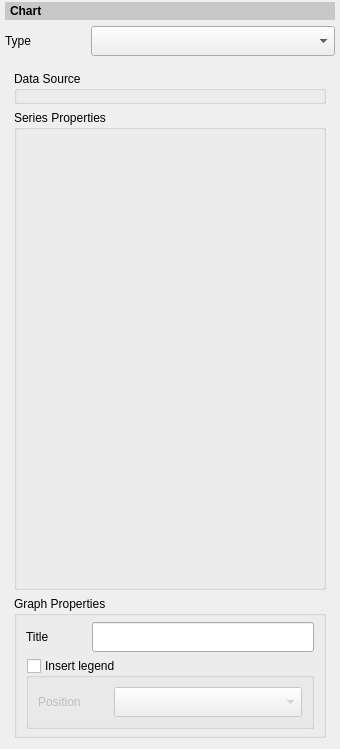
<?xml version="1.0" encoding="UTF-8"?>
<ui version="4.0">
 <class>ChartPropertiesEditor</class>
 <widget class="QWidget" name="ChartPropertiesEditor">
  <property name="geometry">
   <rect>
    <x>0</x>
    <y>0</y>
    <width>340</width>
    <height>749</height>
   </rect>
  </property>
  <property name="windowTitle">
   <string>Chart Properties Editor</string>
  </property>
  <layout class="QGridLayout" name="gridLayout">
   <property name="leftMargin">
    <number>5</number>
   </property>
   <property name="topMargin">
    <number>2</number>
   </property>
   <property name="rightMargin">
    <number>5</number>
   </property>
   <property name="bottomMargin">
    <number>2</number>
   </property>
   <item row="2" column="0">
    <widget class="QLabel" name="label">
     <property name="maximumSize">
      <size>
       <width>80</width>
       <height>16777215</height>
      </size>
     </property>
     <property name="text">
      <string>Type</string>
     </property>
     <property name="margin">
      <number>7</number>
     </property>
    </widget>
   </item>
   <item row="0" column="0" colspan="2">
    <widget class="QLabel" name="Chart">
     <property name="styleSheet">
      <string notr="true">padding: 2px; font-weight: bold; background-color: rgb(200, 200, 200);</string>
     </property>
     <property name="text">
      <string>Chart</string>
     </property>
    </widget>
   </item>
   <item row="2" column="1">
    <widget class="QComboBox" name="cbo_chart_type">
     <property name="minimumSize">
      <size>
       <width>0</width>
       <height>30</height>
      </size>
     </property>
    </widget>
   </item>
   <item row="3" column="0" colspan="2">
    <widget class="QScrollArea" name="scrollArea">
     <property name="frameShape">
      <enum>QFrame::NoFrame</enum>
     </property>
     <property name="widgetResizable">
      <bool>true</bool>
     </property>
     <property name="alignment">
      <set>Qt::AlignLeading|Qt::AlignLeft|Qt::AlignTop</set>
     </property>
     <widget class="QWidget" name="scrollAreaWidgetContents">
      <property name="geometry">
       <rect>
        <x>0</x>
        <y>0</y>
        <width>330</width>
        <height>678</height>
       </rect>
      </property>
      <layout class="QGridLayout" name="gridLayout_5">
       <item row="0" column="0">
        <widget class="QgsCollapsibleGroupBoxBasic" name="groupBox">
         <property name="title">
          <string>Data Source</string>
         </property>
         <layout class="QGridLayout" name="gridLayout_2">
          <property name="margin">
           <number>5</number>
          </property>
          <item row="0" column="0">
           <widget class="ReferencedTableEditor" name="ref_table" native="true"/>
          </item>
         </layout>
        </widget>
       </item>
       <item row="1" column="0">
        <widget class="QgsCollapsibleGroupBoxBasic" name="groupBox_2">
         <property name="title">
          <string>Series Properties</string>
         </property>
         <layout class="QGridLayout" name="gridLayout_3">
          <property name="margin">
           <number>1</number>
          </property>
          <item row="0" column="0">
           <widget class="QStackedWidget" name="series_type_container">
            <property name="frameShape">
             <enum>QFrame::NoFrame</enum>
            </property>
           </widget>
          </item>
         </layout>
        </widget>
       </item>
       <item row="2" column="0">
        <widget class="QgsCollapsibleGroupBoxBasic" name="groupBox_3">
         <property name="title">
          <string>Graph Properties</string>
         </property>
         <layout class="QGridLayout" name="gridLayout_4">
          <property name="leftMargin">
           <number>9</number>
          </property>
          <property name="topMargin">
           <number>6</number>
          </property>
          <property name="rightMargin">
           <number>9</number>
          </property>
          <property name="bottomMargin">
           <number>6</number>
          </property>
          <item row="0" column="0">
           <widget class="QLabel" name="label_2">
            <property name="minimumSize">
             <size>
              <width>60</width>
              <height>0</height>
             </size>
            </property>
            <property name="text">
             <string>Title</string>
            </property>
           </widget>
          </item>
          <item row="0" column="1">
           <widget class="QLineEdit" name="txt_plot_title">
            <property name="minimumSize">
             <size>
              <width>0</width>
              <height>30</height>
             </size>
            </property>
            <property name="maxLength">
             <number>200</number>
            </property>
           </widget>
          </item>
          <item row="1" column="0" colspan="2">
           <widget class="QGroupBox" name="gb_legend">
            <property name="minimumSize">
             <size>
              <width>0</width>
              <height>0</height>
             </size>
            </property>
            <property name="title">
             <string>Insert legend</string>
            </property>
            <property name="flat">
             <bool>false</bool>
            </property>
            <property name="checkable">
             <bool>true</bool>
            </property>
            <property name="checked">
             <bool>false</bool>
            </property>
            <layout class="QGridLayout" name="gridLayout_6">
             <item row="0" column="0">
              <widget class="QLabel" name="label_3">
               <property name="maximumSize">
                <size>
                 <width>70</width>
                 <height>16777215</height>
                </size>
               </property>
               <property name="text">
                <string>Position</string>
               </property>
              </widget>
             </item>
             <item row="0" column="1">
              <widget class="QComboBox" name="cbo_legend_pos">
               <property name="minimumSize">
                <size>
                 <width>0</width>
                 <height>30</height>
                </size>
               </property>
              </widget>
             </item>
            </layout>
           </widget>
          </item>
         </layout>
        </widget>
       </item>
      </layout>
     </widget>
    </widget>
   </item>
   <item row="1" column="0" colspan="2">
    <layout class="QVBoxLayout" name="vl_notification"/>
   </item>
  </layout>
 </widget>
 <customwidgets>
  <customwidget>
   <class>ReferencedTableEditor</class>
   <extends>QWidget</extends>
   <header>.referenced_table_editor</header>
   <container>1</container>
  </customwidget>
  <customwidget>
   <class>QgsCollapsibleGroupBoxBasic</class>
   <extends>QGroupBox</extends>
   <header location="global">qgis.gui</header>
   <container>1</container>
  </customwidget>
 </customwidgets>
 <resources/>
 <connections/>
</ui>
